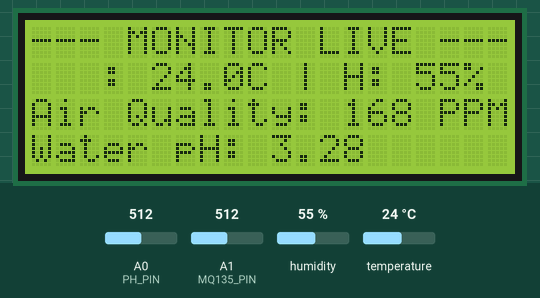
A sketch run on a simulated Arduino Mega 2560, built with avr-gcc and run on an emulated ATmega2560. On the bench: 20×4 character LCD. Inputs (shaded band) come from the test bench; at power-on: A1 (MQ135_PIN) = 512, humidity 55 %, A0 (PH_PIN) = 512, temperature 24 °C. What the sketch prints to the serial monitor is not drawn.

Above: at 1.7 s.
1.8 s: A1 (MQ135_PIN) set to 319
At 3.0 s:
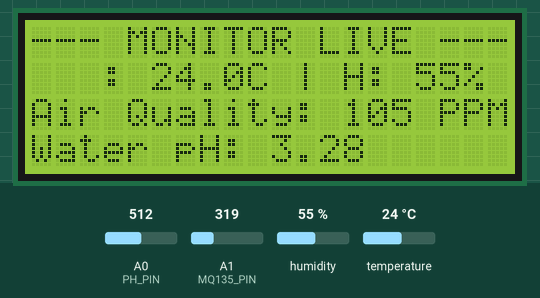
3.5 s: A1 (MQ135_PIN) set to 292
At 5.3 s:
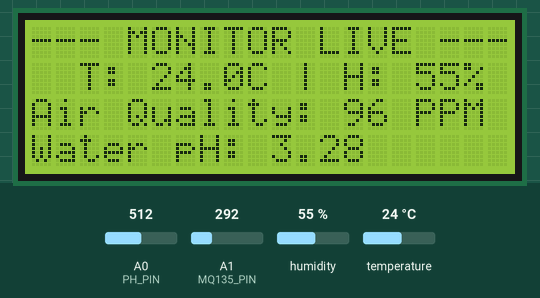
5.6 s: humidity set to 22 %
At 7.8 s:
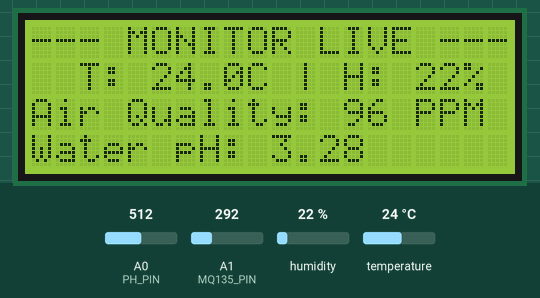
8.6 s: A0 (PH_PIN) set to 716
At 10.3 s:
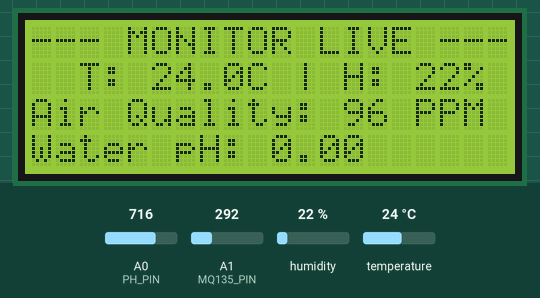
10.6 s: temperature set to 12 °C
At 13.7 s:
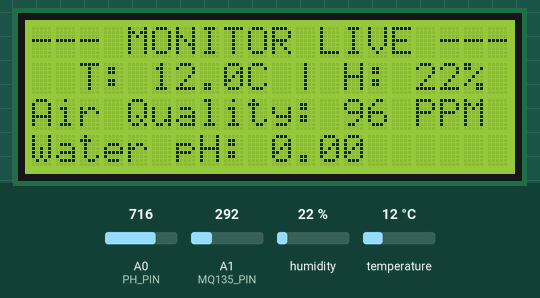
14.7 s: A0 (PH_PIN) set to 306
At 16.7 s:
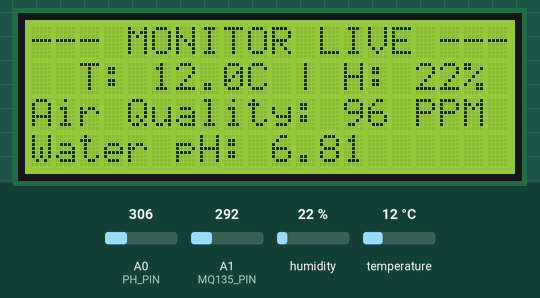
Timing chart, 0 to 17.7 s (numbered marks = the images above; inputs shaded):
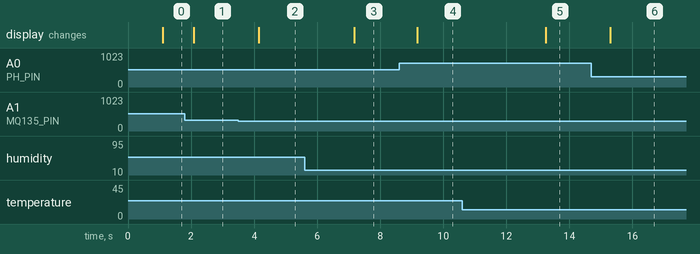

Measured:
- the behaviour switches between 304 and 303 on A1 (MQ135_PIN) (found by bisection; images 1 and 2)
- after the input at 1.8 s, the display: changes after 0.29 s (image 1)
- after the input at 3.5 s, the display: changes after 0.65 s (image 2)
- after the input at 5.6 s, the display: changes after 1.6 s (image 3)
- after the input at 8.6 s, the display: changes after 0.58 s (image 4)
- after the input at 10.6 s, the display: changes after 2.7 s (image 5)
- after the input at 14.7 s, the display: changes after 0.59 s (image 6)

The sketch:

mega_code_IOT.ino
```cpp
#include <Wire.h>
#include <LiquidCrystal_I2C.h>
#include <DHT.h>

// --- LCD ---
LiquidCrystal_I2C lcd(0x27, 20, 4);

// --- DHT11 ---
#define DHTPIN 2
#define DHTTYPE DHT11
DHT dht(DHTPIN, DHTTYPE);

// --- Analog Pins ---
const int PH_PIN    = A0;
const int MQ135_PIN = A1;

// --- Smoothing ---
const int NUM_READINGS = 10;
int gasReadings[NUM_READINGS];
int phReadings[NUM_READINGS];
int readIndex = 0;
long gasTotal = 0;
long phTotal  = 0;

// --- Timing ---
unsigned long lastScreenUpdate = 0;
const long screenInterval = 1000;

unsigned long lastCloudUpdate = 0;
const long cloudInterval = 15000;

// --- Sensor Values ---
float temperature = 0.0;
float humidity    = 0.0;
int   averagedGas = 0;
float averagedPH  = 0.0;

void setup() {
  Serial.begin(115200);
  Serial1.begin(115200);

  dht.begin();

  for (int i = 0; i < NUM_READINGS; i++) {
    gasReadings[i] = 0;
    phReadings[i]  = 0;
  }

  lcd.init();
  lcd.backlight();
  lcd.clear();
}

void loop() {
  // --- Rolling Average ---
  gasTotal -= gasReadings[readIndex];
  phTotal  -= phReadings[readIndex];

  gasReadings[readIndex] = analogRead(MQ135_PIN);
  phReadings[readIndex]  = analogRead(PH_PIN);

  gasTotal += gasReadings[readIndex];
  phTotal  += phReadings[readIndex];

  readIndex++;
  if (readIndex >= NUM_READINGS) readIndex = 0;

  int rawGasAvg = gasTotal / NUM_READINGS;
  int rawPHAvg  = phTotal  / NUM_READINGS;

  // --- Gas PPM ---
  averagedGas = rawGasAvg * 0.33;
  if (averagedGas < 0) averagedGas = 0;

  // --- pH (CALIBRATED the probe) ---
  float voltagePH = rawPHAvg * (5.0 / 1023.0);
  averagedPH = 7.0 + ((1.44 - voltagePH) * 3.5);
  if (averagedPH < 0.0)  averagedPH = 0.0;
  if (averagedPH > 14.0) averagedPH = 14.0;

  unsigned long currentMillis = millis();

  // --- 1s: Read DHT11 + Update LCD & Serial ---
  if (currentMillis - lastScreenUpdate >= screenInterval) {
    lastScreenUpdate = currentMillis;

    float newTemp = dht.readTemperature();
    float newHum  = dht.readHumidity();

    if (!isnan(newTemp) && !isnan(newHum)) {
      temperature = newTemp;
      humidity    = newHum;
    }

    Serial.print("Local Stream (1s) -> Temp: ");
    Serial.print(temperature, 1);
    Serial.print("C | Hum: ");
    Serial.print(humidity, 0);
    Serial.print("% | Gas: ");
    Serial.print(averagedGas);
    Serial.print(" PPM | pH: ");
    Serial.println(averagedPH, 2);

    lcd.setCursor(0, 0);
    lcd.print("--- MONITOR LIVE ---");
    lcd.setCursor(0, 1);
    lcd.print("  T: " + String(temperature, 1) + "C | H: " + String(humidity, 0) + "%  ");
    lcd.setCursor(0, 2);
    lcd.print("Air Quality: " + String(averagedGas) + " PPM   ");
    lcd.setCursor(0, 3);
    lcd.print("Water pH: " + String(averagedPH, 2) + "    ");
  }

  // --- 15s: Send to ESP32 ---
  if (currentMillis - lastCloudUpdate >= cloudInterval) {
    lastCloudUpdate = currentMillis;

    String payload = "[" + String(temperature, 1) + ","
                         + String(humidity, 1)    + ","
                         + String(averagedGas)    + ","
                         + String(averagedPH, 2)  + "]";

    Serial1.println(payload);
    Serial.println(">> Cloud Sync Packet Dispatched: " + payload);
  }

  delay(20);
}
```
